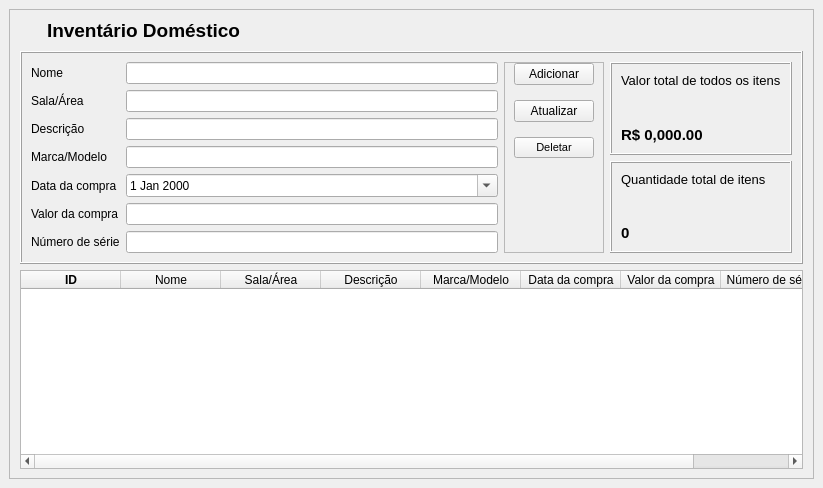
<?xml version="1.0" encoding="UTF-8"?>
<ui version="4.0">
 <class>MainWindow</class>
 <widget class="QMainWindow" name="MainWindow">
  <property name="geometry">
   <rect>
    <x>0</x>
    <y>0</y>
    <width>823</width>
    <height>488</height>
   </rect>
  </property>
  <property name="minimumSize">
   <size>
    <width>823</width>
    <height>488</height>
   </size>
  </property>
  <property name="windowTitle">
   <string>MainWindow</string>
  </property>
  <widget class="QWidget" name="centralwidget">
   <layout class="QVBoxLayout" name="verticalLayout_8">
    <item>
     <widget class="QFrame" name="main_frame">
      <property name="frameShape">
       <enum>QFrame::StyledPanel</enum>
      </property>
      <property name="frameShadow">
       <enum>QFrame::Raised</enum>
      </property>
      <layout class="QVBoxLayout" name="verticalLayout_7">
       <property name="leftMargin">
        <number>10</number>
       </property>
       <property name="rightMargin">
        <number>10</number>
       </property>
       <item>
        <widget class="QFrame" name="frame_5">
         <property name="frameShape">
          <enum>QFrame::NoFrame</enum>
         </property>
         <property name="frameShadow">
          <enum>QFrame::Raised</enum>
         </property>
         <layout class="QHBoxLayout" name="horizontalLayout_3">
          <property name="leftMargin">
           <number>1</number>
          </property>
          <property name="topMargin">
           <number>0</number>
          </property>
          <property name="rightMargin">
           <number>0</number>
          </property>
          <property name="bottomMargin">
           <number>3</number>
          </property>
          <item>
           <widget class="QLabel" name="label_5">
            <property name="minimumSize">
             <size>
              <width>20</width>
              <height>20</height>
             </size>
            </property>
            <property name="maximumSize">
             <size>
              <width>20</width>
              <height>20</height>
             </size>
            </property>
            <property name="frameShape">
             <enum>QFrame::NoFrame</enum>
            </property>
            <property name="text">
             <string/>
            </property>
            <property name="pixmap">
             <pixmap>../icons/store.png</pixmap>
            </property>
            <property name="scaledContents">
             <bool>true</bool>
            </property>
            <property name="margin">
             <number>0</number>
            </property>
           </widget>
          </item>
          <item>
           <widget class="QLabel" name="label">
            <property name="font">
             <font>
              <family>Arial</family>
              <pointsize>14</pointsize>
              <weight>75</weight>
              <bold>true</bold>
             </font>
            </property>
            <property name="text">
             <string>Inventário Doméstico</string>
            </property>
            <property name="scaledContents">
             <bool>true</bool>
            </property>
           </widget>
          </item>
         </layout>
        </widget>
       </item>
       <item>
        <widget class="QFrame" name="frame_4">
         <property name="frameShape">
          <enum>QFrame::Box</enum>
         </property>
         <property name="frameShadow">
          <enum>QFrame::Raised</enum>
         </property>
         <layout class="QHBoxLayout" name="horizontalLayout">
          <item>
           <widget class="QFrame" name="form_frame">
            <property name="frameShape">
             <enum>QFrame::NoFrame</enum>
            </property>
            <property name="frameShadow">
             <enum>QFrame::Raised</enum>
            </property>
            <layout class="QVBoxLayout" name="verticalLayout">
             <property name="leftMargin">
              <number>0</number>
             </property>
             <property name="topMargin">
              <number>0</number>
             </property>
             <property name="rightMargin">
              <number>0</number>
             </property>
             <property name="bottomMargin">
              <number>0</number>
             </property>
             <item>
              <layout class="QFormLayout" name="formLayout">
               <item row="0" column="0">
                <widget class="QLabel" name="nomeLabel">
                 <property name="text">
                  <string>Nome</string>
                 </property>
                </widget>
               </item>
               <item row="0" column="1">
                <widget class="QLineEdit" name="nome"/>
               </item>
               <item row="1" column="0">
                <widget class="QLabel" name="salaArea_Label">
                 <property name="text">
                  <string>Sala/Área</string>
                 </property>
                </widget>
               </item>
               <item row="1" column="1">
                <widget class="QLineEdit" name="sala"/>
               </item>
               <item row="2" column="0">
                <widget class="QLabel" name="descriOLabel">
                 <property name="text">
                  <string>Descrição</string>
                 </property>
                </widget>
               </item>
               <item row="2" column="1">
                <widget class="QLineEdit" name="descricao"/>
               </item>
               <item row="3" column="0">
                <widget class="QLabel" name="marcaModelo_Label">
                 <property name="text">
                  <string>Marca/Modelo</string>
                 </property>
                </widget>
               </item>
               <item row="3" column="1">
                <widget class="QLineEdit" name="marca"/>
               </item>
               <item row="4" column="0">
                <widget class="QLabel" name="dataDaCompraLabel">
                 <property name="text">
                  <string>Data da compra</string>
                 </property>
                </widget>
               </item>
               <item row="5" column="0">
                <widget class="QLabel" name="valorLabel">
                 <property name="text">
                  <string>Valor da compra</string>
                 </property>
                </widget>
               </item>
               <item row="5" column="1">
                <widget class="QLineEdit" name="valor"/>
               </item>
               <item row="6" column="0">
                <widget class="QLabel" name="numSerieLabel">
                 <property name="text">
                  <string>Número de série</string>
                 </property>
                </widget>
               </item>
               <item row="6" column="1">
                <widget class="QLineEdit" name="numSerie"/>
               </item>
               <item row="4" column="1">
                <widget class="QDateEdit" name="data">
                 <property name="wrapping">
                  <bool>false</bool>
                 </property>
                 <property name="showGroupSeparator" stdset="0">
                  <bool>false</bool>
                 </property>
                 <property name="calendarPopup">
                  <bool>true</bool>
                 </property>
                </widget>
               </item>
              </layout>
             </item>
            </layout>
           </widget>
          </item>
          <item>
           <widget class="QFrame" name="buttons_frame">
            <property name="frameShape">
             <enum>QFrame::StyledPanel</enum>
            </property>
            <property name="frameShadow">
             <enum>QFrame::Raised</enum>
            </property>
            <layout class="QVBoxLayout" name="verticalLayout_3">
             <property name="topMargin">
              <number>0</number>
             </property>
             <item>
              <layout class="QVBoxLayout" name="verticalLayout_2">
               <property name="spacing">
                <number>15</number>
               </property>
               <item>
                <widget class="QPushButton" name="addBtn">
                 <property name="text">
                  <string>Adicionar</string>
                 </property>
                 <property name="icon">
                  <iconset>
                   <normalon>../icons/add.png</normalon>
                  </iconset>
                 </property>
                </widget>
               </item>
               <item>
                <widget class="QPushButton" name="editBtn">
                 <property name="text">
                  <string>Atualizar</string>
                 </property>
                 <property name="icon">
                  <iconset>
                   <normalon>../icons/edit.png</normalon>
                  </iconset>
                 </property>
                </widget>
               </item>
               <item>
                <widget class="QPushButton" name="delBtn">
                 <property name="font">
                  <font>
                   <pointsize>8</pointsize>
                   <weight>50</weight>
                   <bold>false</bold>
                  </font>
                 </property>
                 <property name="text">
                  <string>Deletar</string>
                 </property>
                 <property name="icon">
                  <iconset>
                   <normalon>../icons/delete.png</normalon>
                  </iconset>
                 </property>
                </widget>
               </item>
               <item>
                <spacer name="verticalSpacer_3">
                 <property name="orientation">
                  <enum>Qt::Vertical</enum>
                 </property>
                 <property name="sizeHint" stdset="0">
                  <size>
                   <width>20</width>
                   <height>28</height>
                  </size>
                 </property>
                </spacer>
               </item>
              </layout>
             </item>
            </layout>
           </widget>
          </item>
          <item>
           <layout class="QVBoxLayout" name="verticalLayout_6">
            <item>
             <widget class="QFrame" name="valor_frame">
              <property name="frameShape">
               <enum>QFrame::Box</enum>
              </property>
              <property name="frameShadow">
               <enum>QFrame::Raised</enum>
              </property>
              <layout class="QVBoxLayout" name="verticalLayout_4">
               <item>
                <widget class="QLabel" name="valorTotal_Label">
                 <property name="font">
                  <font>
                   <pointsize>10</pointsize>
                  </font>
                 </property>
                 <property name="text">
                  <string>Valor total de todos os itens</string>
                 </property>
                </widget>
               </item>
               <item>
                <spacer name="verticalSpacer">
                 <property name="orientation">
                  <enum>Qt::Vertical</enum>
                 </property>
                 <property name="sizeHint" stdset="0">
                  <size>
                   <width>20</width>
                   <height>27</height>
                  </size>
                 </property>
                </spacer>
               </item>
               <item>
                <widget class="QLabel" name="valorTotal">
                 <property name="font">
                  <font>
                   <pointsize>11</pointsize>
                   <weight>75</weight>
                   <bold>true</bold>
                  </font>
                 </property>
                 <property name="text">
                  <string>R$ 0,000.00</string>
                 </property>
                </widget>
               </item>
              </layout>
             </widget>
            </item>
            <item>
             <widget class="QFrame" name="Qtd_frame">
              <property name="frameShape">
               <enum>QFrame::Box</enum>
              </property>
              <property name="frameShadow">
               <enum>QFrame::Raised</enum>
              </property>
              <layout class="QVBoxLayout" name="verticalLayout_5">
               <item>
                <widget class="QLabel" name="qtdTotal">
                 <property name="font">
                  <font>
                   <pointsize>10</pointsize>
                  </font>
                 </property>
                 <property name="text">
                  <string>Quantidade total de itens</string>
                 </property>
                </widget>
               </item>
               <item>
                <spacer name="verticalSpacer_2">
                 <property name="orientation">
                  <enum>Qt::Vertical</enum>
                 </property>
                 <property name="sizeHint" stdset="0">
                  <size>
                   <width>20</width>
                   <height>11</height>
                  </size>
                 </property>
                </spacer>
               </item>
               <item>
                <widget class="QLabel" name="qtd">
                 <property name="font">
                  <font>
                   <pointsize>11</pointsize>
                   <weight>75</weight>
                   <bold>true</bold>
                  </font>
                 </property>
                 <property name="text">
                  <string>0</string>
                 </property>
                </widget>
               </item>
              </layout>
             </widget>
            </item>
           </layout>
          </item>
         </layout>
        </widget>
       </item>
       <item>
        <widget class="QTableWidget" name="tabela">
         <column>
          <property name="text">
           <string>ID</string>
          </property>
          <property name="font">
           <font>
            <weight>75</weight>
            <bold>true</bold>
           </font>
          </property>
         </column>
         <column>
          <property name="text">
           <string>Nome</string>
          </property>
         </column>
         <column>
          <property name="text">
           <string>Sala/Área</string>
          </property>
         </column>
         <column>
          <property name="text">
           <string>Descrição</string>
          </property>
         </column>
         <column>
          <property name="text">
           <string>Marca/Modelo</string>
          </property>
         </column>
         <column>
          <property name="text">
           <string>Data da compra</string>
          </property>
         </column>
         <column>
          <property name="text">
           <string>Valor da compra</string>
          </property>
         </column>
         <column>
          <property name="text">
           <string>Número de série</string>
          </property>
         </column>
        </widget>
       </item>
      </layout>
     </widget>
    </item>
   </layout>
  </widget>
 </widget>
 <resources/>
 <connections/>
</ui>
